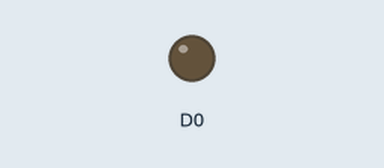
The sketch below on a simulated ESP8266 (NodeMCU). On the bench: output pins drawn as LEDs (lit = HIGH). What the sketch prints to the serial monitor is not drawn.

Above: at 0.05 s.
At 4.65 s:
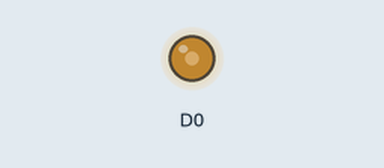
At 9.25 s:
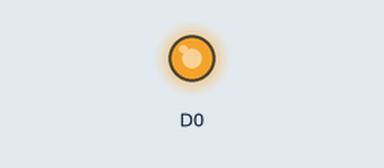
At 18.55 s:
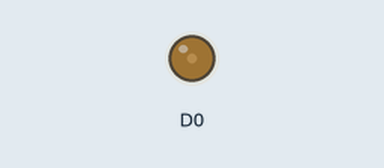
Timing chart, 0 to 26.7 s (numbered marks = the images above):
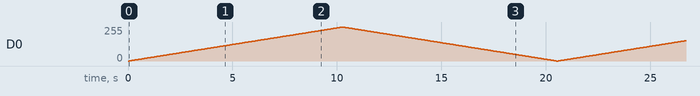

The sketch:

analog_output.ino
```cpp
int i;
void setup() {
  // put your setup code here, to run once:
Serial.begin(9600);
}

void loop() {
  // put your main code here, to run repeatedly:
for(i=0;i<1024;i++)
{
  analogWrite(D0,i);
  delay(10);
  Serial.println(i);
}
for(i=1023;i>0;i--)
{
analogWrite(D0,i);
delay(10);
Serial.println(i);
}
}
```
